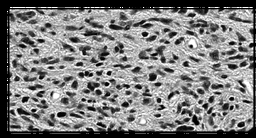
#> input picture _images/examples_color_deconvolution_10_1.png, 256 x 138 px, shrunk from 880 x 476 before the run; its folder holds only this picture in this run
$ python -i gLoG.py   (imports and definitions only)
#> lines starting #> are read from the running program, lines starting #| are printed output that depends on the picture; after the words box and inside, x2 and y2 are one past the last pixel; in counts of white or black regions, pixels touching at a corner belong together
#> further down, picture is the input picture: shape (138, 256); min 0, max 255, mean 126.7
import numpy as np
import scipy.ndimage as ndi
from skimage import morphology


def glog(I, Alpha=1, Range=np.linspace(1.5, 3, np.round((3-1.5)/0.2)+1),
         Theta=np.pi/4, Tau=0.6, Eps=0.6):
    """Performs generalized Laplacian of Gaussian blob detection.

    Parameters
    ----------
    I : array_like
        A hematoxylin intensity image obtained from ColorDeconvolution.
    Alpha : double
        A positive scalar used to normalize the gLoG filter responses. Controls
        the blob-center detection and eccentricities of detected blobs. Larger
        values emphasize more eccentric blobs. Default value = 1.
    Range : array_like
    Theta : double
        Angular increment for rotating gLoG filters. Default value = np.pi / 6.
    Tau : double
        Tolerance for counting pixels in determining optimal scale SigmaC
    Eps : double
        Range to define SigmaX surrounding SigmaC

    Returns
    -------
    Rsum : array_like
        Sum of filter responses at specified scales and orientations
    Maxima: : array_like
        A binary mask highlighting maxima pixels

    Notes
    -----
    Return values are returned as a namedtuple

    References
    ----------
    .. [1] H. Kong, H.C. Akakin, S.E. Sarma, "A Generalized Laplacian of
           Gaussian Filter for Blob Detection and Its Applications," in IEEE
           Transactions on Cybernetics, vol.43,no.6,pp.1719-33, 2013.
    """
#> called with Alpha = 1, Range = array of shape (9,), Theta = 0.785, Tau = 0.6, Eps = 0.6

    # initialize sigma
    Sigma = np.exp(Range)
#> Sigma = [4.48, 5.41, 6.52, 7.87, 9.49, 11.44, 13.8, 16.65, 20.09]

    # generate circular LoG scale-space to determine range of SigmaX
    l_g = 0
    H = []
    Bins = []
    Min = np.zeros((len(Sigma), 1))
#> Min = [0, 0, 0, 0, 0, 0, 0, 0, 0]
    Max = np.zeros((len(Sigma), 1))
#> Max = [0, 0, 0, 0, 0, 0, 0, 0, 0]
    for i, s in enumerate(Sigma):
        Response = s**2 * ndi.filters.gaussian_laplace(I, s, output=None,
                                                       mode='constant',
                                                       cval=0.0)
        Min[i] = Response.min()
        Max[i] = Response.max()
        Bins.append(np.arange(0.01 * np.floor(Min[i] / 0.01),
                    0.01 * np.ceil(Max[i] / 0.01) + 0.01, 0.01))
        Hist = np.histogram(Response, Bins[i])
        H.append(Hist[0])
        if Max[i] > l_g:
            l_g = Max[i]
#> this loop made 9 passes
#> (s, l_g) on passes 1 to 3: (4.48, [5121.8]), (5.41, [7452.2]), (6.52, [10842.9])
#> s on passes 4 to 9: 7.87, 9.49, 11.44, 13.8, 16.65, 20.09
#> pass 1, in glog, `Response = s**2 * ndi.filters.gaussian_laplace(I, s, output=None, mode..`:
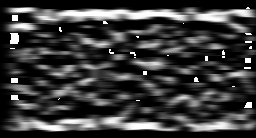
#> Response: shape (138, 256) float64; min 0, max 5121.8, mean 1189.2; drawn with min black and max white
#> after the loop: Response: shape (138, 256) float64; every value is 0
#> after the loop, Bins = 9 items; H = 9 items; Max = [5121.8, 7452.2, 10842.9, 2351, 0, 0, 0, 0, 0]

    # re-normalized based on global max and local min, count threshold pixels
    Zeta = np.zeros((len(Sigma), 1))
#> Zeta = [0, 0, 0, 0, 0, 0, 0, 0, 0]
    for i, s in enumerate(Sigma):
        Bins[i] = (Bins[i] - Min[i]) / (l_g - Min[i])
        Zeta[i] = np.sum(H[i][Bins[i][0:-1] > Tau])
#> this loop made 9 passes
#> s on passes 1 to 9: 4.48, 5.41, 6.52, 7.87, 9.49, 11.44, 13.8, 16.65, 20.09
#> after the loop, Zeta = [0, 1159, 572, 0, 0, 0, 0, 0, 0]

    # identify best scale SigmaC based on maximum circular response
    Index = np.argmax(Zeta)
#> Index = 1

    # define range for SigmaX
    XRange = range(max(Index-2, 0), min(len(Range), Index+2)+1)
    SigmaX = np.exp(Range[XRange])
#> SigmaX = [4.48, 5.41, 6.52, 7.87]

    # define rotation angles
    Thetas = np.linspace(0, np.pi-Theta, np.round(np.pi/Theta))
#> Thetas = [0, 0.785, 1.57, 2.36]

    # loop over SigmaX, SigmaY and then angle, summing up filter responses
    Rsum = np.zeros(I.shape)
    for i, Sx in enumerate(SigmaX):
        YRange = range(0, XRange[i])
        SigmaY = np.exp(Range[YRange])
        for Sy in SigmaY:
            for Th in Thetas:
                Kernel = glogkernel(Sx, Sy, Th)
                Kernel = (1 + np.log(Sx)**Alpha) * (1 + np.log(Sy)**Alpha) *\
                    Kernel
                Rsum += ndi.convolve(I, Kernel, mode='constant', cval=0.0)
                print(Sx, Sy, Th)
        Kernel = glogkernel(Sx, Sx, 0)
        Kernel = (1 + np.log(Sx)**Alpha) * (1 + np.log(Sx)**Alpha) * Kernel
        Rsum += ndi.convolve(I, Kernel, mode='constant', cval=0.0)
        print(Sx, Sx, 0)
#> this loop made 4 passes
#> (Sx, SigmaY) on passes 2 to 4: (5.41, [4.48]), (6.52, [4.48, 5.41]), (7.87, [4.48, 5.41, 6.52])
#> Sx on pass 1: 4.48
#> (printed output is left out)
#> pass 1, in glogkernel, `X, Y = np.meshgrid(np.linspace(0, N, N + 1) - N / 2, np.linspace(0, N,..`:
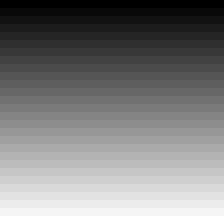
#> Y: shape (28, 28) float64 (shown 8 times larger); min -13.5, max 13.5, mean 0; drawn with min black and max white
#> pass 1, in glogkernel, `D2Gyy = ((2*b*X + 2*c*Y)**2 - 2*c) * np.exp(-(a*X**2 + 2*b*X*Y + c*Y**..`:
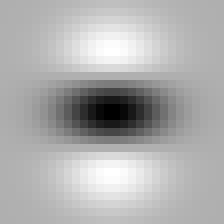
#> D2Gyy: shape (28, 28) float64 (shown 8 times larger); min -0.0486, max 0.022, mean -0.000149; drawn with min black and max white
#> after the loop:
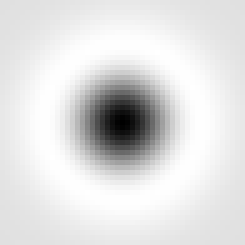
#> Kernel: shape (49, 49) float64 (shown 5 times larger); min -0.000783, max 0.000106, mean -2.45e-06; drawn with min black and max white
#> after the loop:
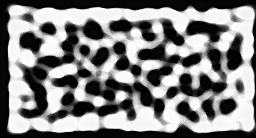
#> Rsum: shape (138, 256) float64; min 0, max 7125, mean 3636.8; drawn with min black and max white

    # detect local maxima
    Disk = morphology.disk(3*np.exp(Range[Index]))
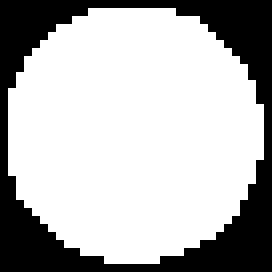
#> Disk: shape (34, 34) (shown 8 times larger); values 0 (black) and 1 (white), 71% white; 1 black region, box (x1, y1, x2, y2) and area: (0, 0, 34, 34) 335
    Maxima = ndi.filters.maximum_filter(Rsum, footprint=Disk)
    Maxima = Rsum == Maxima
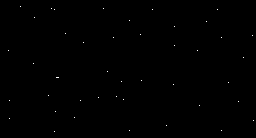
#> Maxima: shape (138, 256) bool; 0.13% white in thin lines or dots, all inside (x1, y1, x2, y2) = (8, 6, 254, 132)

    return Rsum, Maxima


def glogkernel(SigmaX, SigmaY, Theta):
    N = np.ceil(2 * 3 * SigmaX)
    X, Y = np.meshgrid(np.linspace(0, N, N + 1) - N / 2,
                       np.linspace(0, N, N + 1) - N / 2)
    a = np.cos(Theta)**2 / (2 * SigmaX**2) + np.sin(Theta)**2 / (2 * SigmaY**2)
    b = -np.sin(2 * Theta) / (4 * SigmaX**2) + np.sin(2 * Theta) /\
        (4 * SigmaY**2)
    c = np.sin(Theta)**2 / (2 * SigmaX**2) + np.cos(Theta)**2 / (2 * SigmaY**2)
    D2Gxx = ((2*a*X + 2*b*Y)**2 - 2*a) * np.exp(-(a*X**2 + 2*b*X*Y + c*Y**2))
    D2Gyy = ((2*b*X + 2*c*Y)**2 - 2*c) * np.exp(-(a*X**2 + 2*b*X*Y + c*Y**2))
    Gaussian = np.exp(-(a*X**2 + 2*b*X*Y + c*Y**2))
    Kernel = (D2Gxx + D2Gyy) / np.sum(Gaussian.flatten())
    return Kernel

>>> import cv2
>>> picture = cv2.imread('../../../_images/examples_color_deconvolution_10_1.png', cv2.IMREAD_GRAYSCALE)
>>> result = glog(picture)

$ run again, on _images/examples_color_deconvolution_10_2.png
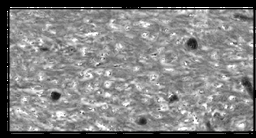
#> input picture _images/examples_color_deconvolution_10_2.png, 256 x 138 px, shrunk from 880 x 476 before the run
#> picture is the input picture: shape (138, 256); min 0, max 255, mean 129.8
#> Sigma = [4.48, 5.41, 6.52, 7.87, 9.49, 11.44, 13.8, 16.65, 20.09]
#> Min = [0, 0, 0, 0, 0, 0, 0, 0, 0]
#> the loop in glog, `for i, s in enumerate(Sigma):` made 9 passes
#> (s, l_g) on passes 1 to 3: (4.48, [5121.8]), (5.41, [7452.2]), (6.52, [7823.9])
#> pass 1, in glog, `Response = s**2 * ndi.filters.gaussian_laplace(I, s, output=None, mode..`:
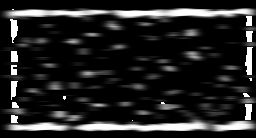
#> Response: shape (138, 256) float64; min 0, max 5121.8, mean 735.8; drawn with min black and max white
#> after the loop in glog, `for i, s in enumerate(Sigma):`: Bins = 9 items; Max = [5121.8, 7452.2, 7823.9, 3155.3, 0, 0, 0, 0, 0]
#> in glog, `Zeta = np.zeros((len(Sigma), 1))`: Zeta = [0, 0, 0, 0, 0, 0, 0, 0, 0]
#> the loop in glog, `for i, s in enumerate(Sigma):` made 9 passes
#> s on passes 1 to 8: 4.48, 5.41, 6.52, 7.87, 9.49, 11.44, 13.8, 16.65
#> after the loop in glog, `for i, s in enumerate(Sigma):`: Zeta = [2353, 1717, 203, 0, 0, 0, 0, 0, 0]
#> Index = 0
#> SigmaX = [4.48, 5.41, 6.52]
#> Thetas = [0, 0.785, 1.57, 2.36]
#> the loop in glog, `for i, Sx in enumerate(SigmaX):` made 3 passes
#> (Sx, SigmaY) on passes 2 to 3: (5.41, [4.48]), (6.52, [4.48, 5.41])
#> (printed output is left out)
#> Disk: shape (28, 28); values 0 (black) and 1 (white), 71.6% white; 1 black region, box (x1, y1, x2, y2) and area: (0, 0, 28, 28) 223
#> in glog, `Maxima = ndi.filters.maximum_filter(Rsum, footprint=Disk)`:
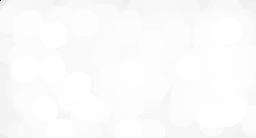
#> Maxima: shape (138, 256) float64; min 3285, max 3824, mean 3817.2; drawn with min black and max white
